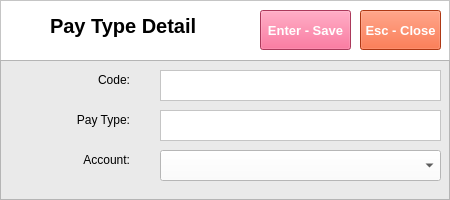
<?xml version="1.0" encoding="UTF-8"?>
<ui version="4.0">
 <class>Form</class>
 <widget class="QWidget" name="Form">
  <property name="geometry">
   <rect>
    <x>0</x>
    <y>0</y>
    <width>450</width>
    <height>200</height>
   </rect>
  </property>
  <property name="windowTitle">
   <string>Form</string>
  </property>
  <widget class="QFrame" name="frame">
   <property name="geometry">
    <rect>
     <x>0</x>
     <y>0</y>
     <width>450</width>
     <height>61</height>
    </rect>
   </property>
   <property name="styleSheet">
    <string notr="true">background-color: rgb(255, 255, 255);</string>
   </property>
   <property name="frameShape">
    <enum>QFrame::StyledPanel</enum>
   </property>
   <property name="frameShadow">
    <enum>QFrame::Raised</enum>
   </property>
   <widget class="QLabel" name="label">
    <property name="geometry">
     <rect>
      <x>10</x>
      <y>10</y>
      <width>35</width>
      <height>35</height>
     </rect>
    </property>
    <property name="text">
     <string/>
    </property>
    <property name="pixmap">
     <pixmap>../../Documents/GitHub/python-pos/img/System Tables.png</pixmap>
    </property>
    <property name="scaledContents">
     <bool>true</bool>
    </property>
   </widget>
   <widget class="QLabel" name="lblPayType">
    <property name="geometry">
     <rect>
      <x>50</x>
      <y>10</y>
      <width>160</width>
      <height>31</height>
     </rect>
    </property>
    <property name="font">
     <font>
      <family>Segoe UI</family>
      <pointsize>15</pointsize>
      <weight>75</weight>
      <bold>true</bold>
     </font>
    </property>
    <property name="text">
     <string>Pay Type Detail</string>
    </property>
   </widget>
   <widget class="QPushButton" name="btnSave">
    <property name="geometry">
     <rect>
      <x>260</x>
      <y>10</y>
      <width>91</width>
      <height>40</height>
     </rect>
    </property>
    <property name="font">
     <font>
      <family>Segoe UI</family>
      <pointsize>10</pointsize>
      <weight>75</weight>
      <bold>true</bold>
     </font>
    </property>
    <property name="styleSheet">
     <string notr="true">background-color: rgb(240, 80, 128);
color: rgb(255, 255, 255);</string>
    </property>
    <property name="text">
     <string>Enter - Save</string>
    </property>
   </widget>
   <widget class="QPushButton" name="btnClose">
    <property name="geometry">
     <rect>
      <x>360</x>
      <y>10</y>
      <width>81</width>
      <height>40</height>
     </rect>
    </property>
    <property name="font">
     <font>
      <family>Segoe UI</family>
      <pointsize>10</pointsize>
      <weight>75</weight>
      <bold>true</bold>
     </font>
    </property>
    <property name="styleSheet">
     <string notr="true">background-color: rgb(243, 79, 28);
color: rgb(255, 255, 255);</string>
    </property>
    <property name="text">
     <string>Esc - Close</string>
    </property>
   </widget>
  </widget>
  <widget class="QFrame" name="frame_2">
   <property name="geometry">
    <rect>
     <x>0</x>
     <y>60</y>
     <width>450</width>
     <height>140</height>
    </rect>
   </property>
   <property name="styleSheet">
    <string notr="true">background-color: rgb(234, 234, 234);</string>
   </property>
   <property name="frameShape">
    <enum>QFrame::StyledPanel</enum>
   </property>
   <property name="frameShadow">
    <enum>QFrame::Raised</enum>
   </property>
   <widget class="QTextEdit" name="txtCode">
    <property name="geometry">
     <rect>
      <x>160</x>
      <y>10</y>
      <width>281</width>
      <height>31</height>
     </rect>
    </property>
    <property name="styleSheet">
     <string notr="true">background-color: rgb(255, 255, 255);
color: rgb(0, 0, 0);</string>
    </property>
   </widget>
   <widget class="QTextEdit" name="txtPayType">
    <property name="geometry">
     <rect>
      <x>160</x>
      <y>50</y>
      <width>281</width>
      <height>31</height>
     </rect>
    </property>
    <property name="styleSheet">
     <string notr="true">background-color: rgb(255, 255, 255);
color: rgb(0, 0, 0);</string>
    </property>
   </widget>
   <widget class="QComboBox" name="cboAccount">
    <property name="geometry">
     <rect>
      <x>160</x>
      <y>90</y>
      <width>281</width>
      <height>31</height>
     </rect>
    </property>
    <property name="styleSheet">
     <string notr="true">background-color: rgb(255, 255, 255);
color: rgb(0, 0, 0);</string>
    </property>
   </widget>
   <widget class="QLabel" name="lblCode">
    <property name="geometry">
     <rect>
      <x>10</x>
      <y>10</y>
      <width>120</width>
      <height>20</height>
     </rect>
    </property>
    <property name="font">
     <font>
      <family>Segoe UI</family>
      <pointsize>9</pointsize>
     </font>
    </property>
    <property name="text">
     <string>Code:</string>
    </property>
    <property name="alignment">
     <set>Qt::AlignRight|Qt::AlignTrailing|Qt::AlignVCenter</set>
    </property>
   </widget>
   <widget class="QLabel" name="lblPayType_2">
    <property name="geometry">
     <rect>
      <x>10</x>
      <y>50</y>
      <width>120</width>
      <height>20</height>
     </rect>
    </property>
    <property name="font">
     <font>
      <family>Segoe UI</family>
      <pointsize>9</pointsize>
     </font>
    </property>
    <property name="text">
     <string>Pay Type:</string>
    </property>
    <property name="alignment">
     <set>Qt::AlignRight|Qt::AlignTrailing|Qt::AlignVCenter</set>
    </property>
   </widget>
   <widget class="QLabel" name="lblAccount">
    <property name="geometry">
     <rect>
      <x>10</x>
      <y>90</y>
      <width>120</width>
      <height>20</height>
     </rect>
    </property>
    <property name="font">
     <font>
      <family>Segoe UI</family>
      <pointsize>9</pointsize>
     </font>
    </property>
    <property name="text">
     <string>Account:</string>
    </property>
    <property name="alignment">
     <set>Qt::AlignRight|Qt::AlignTrailing|Qt::AlignVCenter</set>
    </property>
   </widget>
  </widget>
 </widget>
 <resources/>
 <connections/>
</ui>
